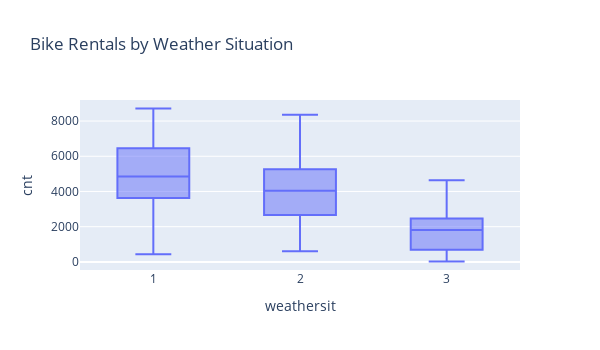

Notebook code cell kept with this figure:
### Markdown cell above
### 3. boxplot - weathersit vs cnt

### Code cell
fig = px.box(data, x='weathersit', y='cnt',
             title="Bike Rentals by Weather Situation",
                     width=600,   height=350)
fig.show()

### Figure 1 — Plotly figure (JSON) as saved in the notebook; plotly's stock layout.template omitted (floating-point values rounded to 4 significant figures; data arrays with more than 128 entries replaced by an {"elided": "..."} marker saying what was removed)
{"data": [{"alignmentgroup": "True", "hovertemplate": "weathersit=%{x}<br>cnt=%{y}<extra></extra>", "legendgroup": "", "marker": {"color": "#636efa"}, "name": "", "notched": false, "offsetgroup": "", "orientation": "v", "showlegend": false, "type": "box", "x": {"elided": "731 int values"}, "x0": " ", "xaxis": "x", "y": {"elided": "731 int values"}, "y0": " ", "yaxis": "y"}], "layout": {"boxmode": "group", "height": 350, "legend": {"tracegroupgap": 0}, "title": {"text": "Bike Rentals by Weather Situation"}, "width": 600, "xaxis": {"anchor": "y", "domain": [0, 1], "title": {"text": "weathersit"}}, "yaxis": {"anchor": "x", "domain": [0, 1], "title": {"text": "cnt"}}}}
